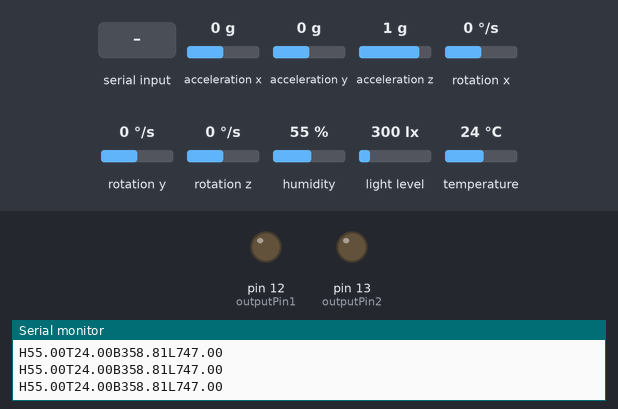
Bench run of a sketch on a simulated Arduino Uno, built with avr-gcc and run on an emulated ATmega328P. Parts: output pins drawn as LEDs (lit = HIGH), the last lines printed to the serial monitor. Wiring (inferred from the names in the program): MPU-6050 motion sensor at I2C address 0x68. The inputs (shaded band) are chosen by the test bench; at power-on: acceleration x 0 g, acceleration y 0 g, acceleration z 1 g, rotation x 0 °/s, rotation y 0 °/s, rotation z 0 °/s, humidity 55 %, light level 300 lx, temperature 24 °C.

Above: at 1.2 s.
1.3 s: "90,45\n" received over Serial
At 1.9 s:
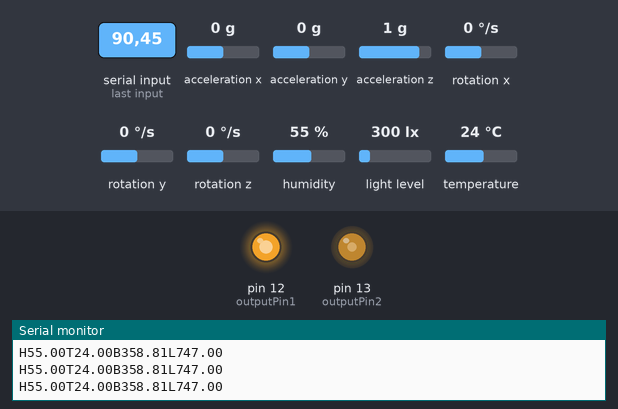
3.0 s: "30,150\n" received over Serial
At 3.7 s:
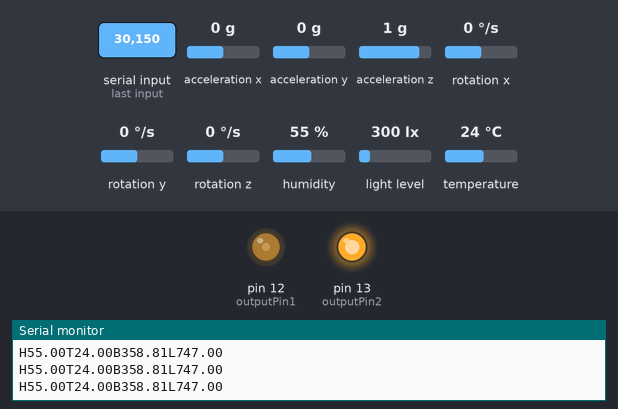
4.5 s: "1,90\n" received over Serial
At 5.5 s:
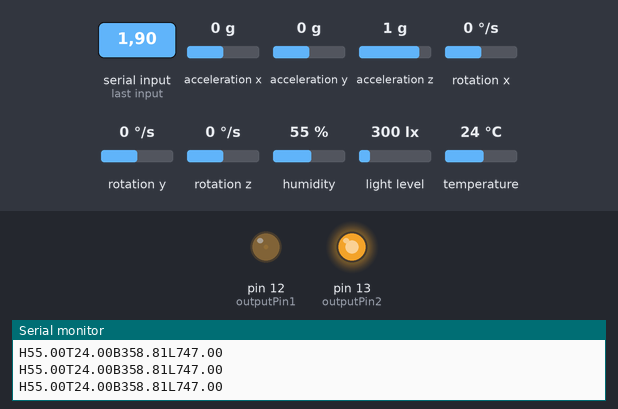
Timing chart, 0 to 7.5 s (numbered marks = the images above; inputs shaded):
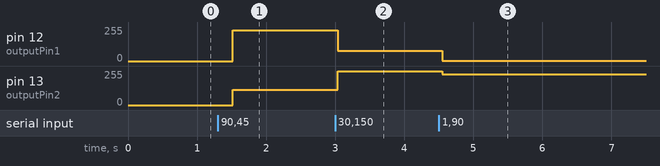

Measured:
- after the input at 1.3 s, pin 12 (outputPin1): 0/255 → 229/255 after 0.22 s; pin 13 (outputPin2): 0/255 → 114/255 after 0.22 s
- after the input at 3.0 s, pin 12 (outputPin1): 229/255 → 76/255 at once; pin 13 (outputPin2): 114/255 → 255/255 at once
- after the input at 4.5 s, pin 12 (outputPin1): 76/255 → 2/255 after 0.05 s; pin 13 (outputPin2): 255/255 → 229/255 after 0.05 s

The sketch:

Arduino_sketch.ino
```cpp
#include <DHT.h>
#include <Wire.h>
#include <BH1750FVI.h>
#include <RBDdimmer.h>

// Define pin numbers
const int MPU_addr = 0x68;
int16_t axis_X, axis_Y, axis_Z;
int minVal = 265;
int maxVal = 402;
double x;
double y;
double z;
const int DHTPIN = 4;
// dimmer pin
#define USE_SERIAL Serial
#define outputPin1 12
#define outputPin2 13
#define zerocross 2

dimmerLamp dimmer1(outputPin1);
dimmerLamp dimmer2(outputPin2);

// Create instances for sensors
DHT dht(DHTPIN, DHT22);
BH1750FVI LightSensor(BH1750FVI::k_DevModeContLowRes);

void setup() {
  Serial.begin(9600);

  // Initialize DHT22 sensor
  dht.begin();

  // Initialize MPU6050
  Wire.begin();
  Wire.beginTransmission(MPU_addr);
  Wire.write(0x6B);
  Wire.write(0);
  Wire.endTransmission(true);

  // Initialize BH1750FVI sensor
  LightSensor.begin();
  LightSensor.SetMode(132);

  // dimmer
  USE_SERIAL.begin(9600);
  dimmer1.begin(NORMAL_MODE, ON);
  dimmer2.begin(NORMAL_MODE, ON);
}

void loop() {
  // Read dimmer values from Serial (if available)
  if (Serial.available() > 0) {
    String dimmerValues = Serial.readStringUntil('\n');
    int commaIndex = dimmerValues.indexOf(',');
    if (commaIndex != -1) {
      int dimmer1Value = dimmerValues.substring(0, commaIndex).toInt();
      int dimmer2Value = dimmerValues.substring(commaIndex + 1).toInt();
      dimmer1.setPower(dimmer1Value);
      dimmer2.setPower(dimmer2Value);
    }
  }

  // Read sensor data
  float humidity = dht.readHumidity();
  float temperature = dht.readTemperature();

  // Read MPU6050 data (accelerometer)
  Wire.beginTransmission(MPU_addr);
  Wire.write(0x3B);
  Wire.endTransmission(false);
  Wire.requestFrom(MPU_addr, 14, true);
  int axis_X = Wire.read() << 8 | Wire.read();
  int axis_Y = Wire.read() << 8 | Wire.read();
  int axis_Z = Wire.read() << 8 | Wire.read();

  // Calculate angles (optional)
  int xAng = map(axis_X, minVal, maxVal, -90, 90);
  int yAng = map(axis_Y, minVal, maxVal, -90, 90);
  int zAng = map(axis_Z, minVal, maxVal, -90, 90);
  double xAngle = RAD_TO_DEG * (atan2(-yAng, -zAng) + PI);
  double yAngle = RAD_TO_DEG * (atan2(-xAng, -zAng) + PI);

  // Read BH1750FVI data (light intensity)
  uint16_t lux = LightSensor.GetLightIntensity();

  // Print sensor values
  Serial.print("H");
  Serial.print(humidity);
  Serial.print("T");
  Serial.print(temperature);
  Serial.print("B");
  Serial.print(yAngle);
  Serial.print("L");
  Serial.println(lux * 2.49);

  delay(500); // Delay for stability
}
```
